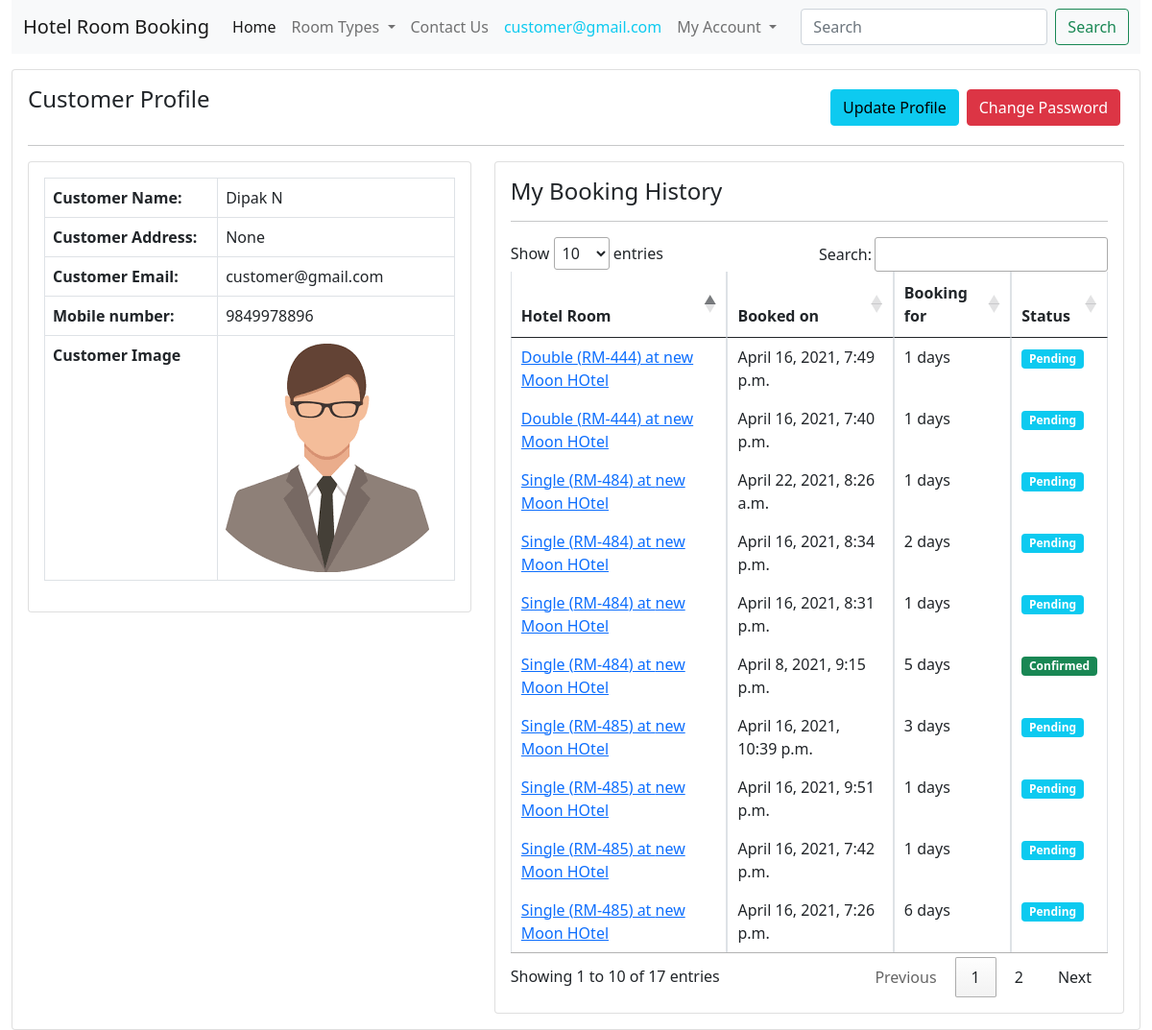
The app's page /customer-profile/ (signed in) with its own data.
### hbsapp/models.py (models this page shows, shortened)
class TimeStamp(models.Model):
    created_at = models.DateTimeField(auto_now_add=True)
    updated_at = models.DateTimeField(auto_now=True)
    class Meta:
        abstract = True

class Customer(TimeStamp):
    user = models.OneToOneField(User, on_delete=models.CASCADE)
    mobile = models.CharField(max_length=20)
    address = models.CharField(max_length=20, null=True, blank=True)
    profile_image = models.ImageField(upload_to="customers", null=True, blank=True)

class RoomBooking(TimeStamp):
    hotel_room = models.ForeignKey(HotelRoom, on_delete=models.RESTRICT)
    customer = models.ForeignKey(Customer, on_delete=models.RESTRICT)
    total_persons = models.PositiveIntegerField(default=1)
    booking_starts = models.DateField()
    booking_ends = models.DateField()
    message = models.TextField(null=True, blank=True)
    booking_status = models.CharField(max_length=50, choices=BOOKING_STATUS)
    status_remarks = models.CharField(max_length=500, null=True, blank=True)
    customer_checked_in = models.BooleanField(default=False)
    checkin_time = models.DateTimeField(null=True, blank=True)
    checkout_time = models.DateTimeField(null=True, blank=True)
    rating = models.PositiveIntegerField(default=5, choices=RATING)
    amount = models.PositiveIntegerField()
    payment_method = models.ForeignKey(PaymentMethod, on_delete=models.RESTRICT)
    payment_status = models.BooleanField(default=False)
    paid_date = models.DateTimeField(null=True, blank=True)
    @property
    def booking_duration(self):
        stay_days = self.booking_ends - self.booking_starts
        stay_days = 1 if stay_days.days == 0 else stay_days.days
        return stay_days

class HotelRoom(TimeStamp):
    hotel = models.ForeignKey(Hotel, on_delete=models.RESTRICT)
    room_type = models.CharField(max_length=50, choices=ROOM_TYPE)
    room_code = models.CharField(max_length=50)
    image = models.ImageField(upload_to="rooms")
    description = models.TextField()
    price = models.PositiveIntegerField()
    view_count = models.BigIntegerField(default=0)

class Hotel(TimeStamp):
    name = models.CharField(max_length=200)
    image = models.ImageField(upload_to="hotels", null=True, blank=True)
    address = models.CharField(max_length=200)
    contact = models.CharField(max_length=200)
    email = models.EmailField(unique=True)

### hbsapp/views.py (the view)
class CustomerProfileView(CustomerRequiredMixin, ClientMixin, View):
    def get(self, request, *args, **kwargs):
        context = self.context
        customer = request.user.customer
        context["customer"] = customer
        context["allbookings"] = RoomBooking.objects.filter(
            customer=customer).order_by("-id")
        return render(request, "clienttemplates/customerprofile.html", context)

### hbsapp/views.py (called while the page is built)
    def dispatch(self, request, *args, **kwargs):
        self.context = {
            "roomtypes": ROOM_TYPE
        }
        return super(ClientMixin, self).dispatch(request, *args, **kwargs)

    def dispatch(self, request, *args, **kwargs):
        try:
            self.customer = request.user.customer
        except Exception as e:
            print(e)
            return redirect(reverse("hbsapp:customerlogin") + "?next=" + request.path)
        return super(CustomerRequiredMixin, self).dispatch(request, *args, **kwargs)

### templates/clienttemplates/customerprofile.html (shortened to what this page needs)
{% extends 'clienttemplates/clientbase.html' %}
{% load static %}
{% block css %}
<link rel="stylesheet" href="//cdn.datatables.net/1.10.24/css/jquery.dataTables.min.css">
{% endblock %}
{% block content %}
<div class="row mt-3">
    <div class="col-md-12">
        <div class="card p-3">
            <div class="row">
                <div class="col-md-12">
                    <h4>Customer Profile <a href="" class="btn btn-danger m-1" style="float: right;">Change Password</a>
                        <a href="{% url 'hbsapp:customerprofileupdate' %}" class="btn btn-info m-1" style="float: right;">Update Profile</a>
                    </h4>
                </div>
            </div>
            <hr>
            <div class="row">
                <div class="col-md-5">
                    <div class="card p-3">
                        <div class="row">
                            <div class="col-md-12">
                                <table class="table table-bordered">
                                    <tbody>
                                        <tr>
                                            <th>Customer Name: </th>
                                            <td>{{customer.user.first_name}} {{customer.user.last_name}}</td>
                                        </tr>
                                        <tr>
                                            <th>Customer Address: </th>
                                            <td>{{customer.address}}</td>
                                        </tr>
                                        <tr>
                                            <th>Customer Email: </th>
                                            <td>{{customer.user.username}}</td>
                                        </tr>
                                        <tr>
                                            <th>Mobile number: </th>
                                            <td>{{customer.mobile}}</td>
                                        </tr>
                                        <tr>
                                            <th>Customer Image </th>
                                            <td><img src="{% if customer.profile_image %}{{customer.profile_image.url}}{% else %}{% static 'clientstatic/images/customer.png' %}{% endif %}"
                                                    class="img-fluid" alt=""></td>
                                        </tr>
                                    </tbody>
                                </table>
                            </div>
                        </div>
                    </div>
                </div>
                <div class="col-md-7">
                    <div class="card p-3">
                        <div class="row">
                            <div class="col-md-12">
                                <h4>My Booking History</h4>
                                <hr>
                                <table class="table table-bordered" id="booking-table">
                                    <thead>
                                        <tr>
                                            <th>Hotel Room</th>
                                            <th>Booked on</th>
                                            <th>Booking for</th>
                                            <th>Status</th>
                                        </tr>
                                    </thead>
                                    <tbody>
                                        {% for booking in allbookings %}
                                        <tr>
                                            <td>
                                                <a href="{% url 'hbsapp:customerbookingdetail' booking.id %}">{{booking.hotel_room.room_type}}
                                                    ({{booking.hotel_room.room_code}}) at
                                                    {{booking.hotel_room.hotel.name}} </a>
                                            </td>
                                            <td>{{booking.created_at}} </td>
                                            <td>{{booking.booking_duration}} days </td>
                                            <td>
                                                <span
                                                    class="badge bg-{% if booking.booking_status == 'Rejected' %}danger{% elif booking.booking_status == 'Pending' %}info{% else %}success{% endif %}">{{booking.booking_status}}</span>
                                            </td>
                                        </tr>
                                        {% endfor %}
                                    </tbody>
                                </table>
                            </div>
                        </div>
                    </div>
                </div>
            </div>
        </div>
    </div>
</div>
{% endblock %}

### templates/clienttemplates/clientbase.html (shortened to what this page needs)
{% load static %}
<!DOCTYPE html>
<html lang="en">
<head>
    <link href="https://cdn.jsdelivr.net/npm/bootstrap@5.0.0-beta3/dist/css/bootstrap.min.css" rel="stylesheet">
    {% block css %}
    {% endblock %}
</head>
<body class="container-fluid">
    <nav class="navbar navbar-expand-lg navbar-light bg-light">
        <div class="container-fluid">
            <a class="navbar-brand" href="{% url 'hbsapp:clienthome' %}">Hotel Room Booking</a>
            <div class="collapse navbar-collapse" id="navbarSupportedContent">
                <ul class="navbar-nav me-auto mb-2 mb-lg-0">
                    <li class="nav-item">
                        <a class="nav-link active" aria-current="page" href="{% url 'hbsapp:clienthome' %}">Home</a>
                    </li>
                    <li class="nav-item dropdown">
                        <a class="nav-link dropdown-toggle" href="#" id="navbarDropdown" role="button"
                            data-bs-toggle="dropdown" aria-expanded="false">
                            Room Types
                        </a>
                    </li>
                    <li class="nav-item">
                        <a class="nav-link" href="{% url 'hbsapp:clientcontact' %}">Contact Us</a>
                    </li>
                    {% if request.user.customer %}
                    <li><a class="nav-link text-info">{{request.user.username}}</a></li>
                    {% endif %}
                    <li class="nav-item dropdown">
                        <a class="nav-link dropdown-toggle" href="#" id="navbarDropdown" role="button"
                            data-bs-toggle="dropdown" aria-expanded="false">
                            My Account
                        </a>
                    </li>
                </ul>
                <form class="d-flex" action="{% url 'hbsapp:clientsearch' %}">
                    <input class="form-control me-2" type="search" placeholder="Search" name="keyword" aria-label="Search" required>
                    <button class="btn btn-outline-success" type="submit">Search</button>
                </form>
            </div>
        </div>
    </nav>
    {% block content %}
    {% endblock %}
</body>
</html>

### records on screen
Customer: user.first_name "Dipak", user.last_name "N", address "None", user.username "customer@gmail.com", mobile "9849978896"
RoomBooking: hotel_room.room_type "Single", hotel_room.room_code "RM-484", hotel_room.hotel.name "new Moon HOtel", created_at "April 22, 2021, 8:26 a.m.", booking_duration "1", booking_status "Pending"
RoomBooking: hotel_room.room_type "Single", hotel_room.room_code "RM-485", hotel_room.hotel.name "new Moon HOtel", created_at "April 16, 2021, 10:39 p.m.", booking_duration "3", booking_status "Pending"
RoomBooking: hotel_room.room_type "Single", hotel_room.room_code "RM-485", hotel_room.hotel.name "new Moon HOtel", created_at "April 16, 2021, 9:51 p.m.", booking_duration "1", booking_status "Pending"
RoomBooking: hotel_room.room_type "Single", hotel_room.room_code "RM-484", hotel_room.hotel.name "new Moon HOtel", created_at "April 16, 2021, 8:34 p.m.", booking_duration "2", booking_status "Pending"
RoomBooking: hotel_room.room_type "Single", hotel_room.room_code "RM-484", hotel_room.hotel.name "new Moon HOtel", created_at "April 16, 2021, 8:31 p.m.", booking_duration "1", booking_status "Pending"
RoomBooking: hotel_room.room_type "Double", hotel_room.room_code "RM-444", hotel_room.hotel.name "new Moon HOtel", created_at "April 16, 2021, 7:49 p.m.", booking_duration "1", booking_status "Pending"
RoomBooking: hotel_room.room_type "Single", hotel_room.room_code "RM-485", hotel_room.hotel.name "new Moon HOtel", created_at "April 16, 2021, 7:42 p.m.", booking_duration "1", booking_status "Pending"
RoomBooking: hotel_room.room_type "Double", hotel_room.room_code "RM-444", hotel_room.hotel.name "new Moon HOtel", created_at "April 16, 2021, 7:40 p.m.", booking_duration "1", booking_status "Pending"
RoomBooking: hotel_room.room_type "Single", hotel_room.room_code "RM-485", hotel_room.hotel.name "new Moon HOtel", created_at "April 16, 2021, 7:26 p.m.", booking_duration "6", booking_status "Pending"
RoomBooking: hotel_room.room_type "Single", hotel_room.room_code "RM-484", hotel_room.hotel.name "new Moon HOtel", created_at "April 8, 2021, 9:15 p.m.", booking_duration "5", booking_status "Confirmed"

### other values on screen
{{ request.user.username }} "customer@gmail.com"
